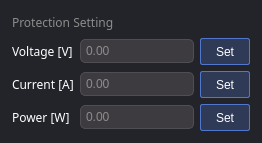
         <widget class="QFrame" name="frame_12">
          <property name="styleSheet">
           <string notr="true">QFrame{
border-radius: 8px;
background-color: rgb(35, 36, 42);
}
QPushButton{
border: 1px solid rgb(80, 118, 205);
margin: 0px;
padding: 0px;
background:rgba(80, 118, 205, 70);
border-radius: 2px;
color: rgba(255, 255, 255, 255);
}
QPushButton:hover{
  background:rgba(80, 118, 205, 200);
  color:rgba(255, 255, 255, 210);
  border-radius:2px;
}
QPushButton:pressed{
  background:rgba(80, 118, 205, 100);
}
QPushButton:disabled{
  background:rgba(100, 100, 100, 100);
  color:rgba(255, 255, 255, 100);
}
QLineEdit{
	color: rgb(140, 140, 140);
	border: 1px solid rgb(78, 78, 83);
	border-radius: 5px;
	background-color: rgb(61, 59, 64);
	padding: 3px;
}</string>
          </property>
          <property name="frameShape">
           <enum>QFrame::StyledPanel</enum>
          </property>
          <property name="frameShadow">
           <enum>QFrame::Raised</enum>
          </property>
          <layout class="QVBoxLayout" name="verticalLayout_14">
           <property name="leftMargin">
            <number>12</number>
           </property>
           <property name="topMargin">
            <number>12</number>
           </property>
           <property name="rightMargin">
            <number>12</number>
           </property>
           <property name="bottomMargin">
            <number>12</number>
           </property>
           <item>
            <widget class="QLabel" name="label_18">
             <property name="minimumSize">
              <size>
               <width>0</width>
               <height>20</height>
              </size>
             </property>
             <property name="font">
              <font>
               <family>맑은 고딕</family>
               <weight>50</weight>
               <bold>false</bold>
              </font>
             </property>
             <property name="styleSheet">
              <string notr="true">color: rgb(140, 140, 140);</string>
             </property>
             <property name="text">
              <string>Protection Setting</string>
             </property>
            </widget>
           </item>
           <item>
            <layout class="QGridLayout" name="gridLayout_5">
             <item row="0" column="0">
              <widget class="QLabel" name="label_21">
               <property name="minimumSize">
                <size>
                 <width>0</width>
                 <height>20</height>
                </size>
               </property>
               <property name="font">
                <font>
                 <family>맑은 고딕</family>
                 <weight>50</weight>
                 <bold>false</bold>
                </font>
               </property>
               <property name="styleSheet">
                <string notr="true">color: rgb(255, 255, 255);</string>
               </property>
               <property name="text">
                <string>Voltage [V]</string>
               </property>
              </widget>
             </item>
             <item row="1" column="1">
              <widget class="QLineEdit" name="lineEdit_3">
               <property name="sizePolicy">
                <sizepolicy hsizetype="Preferred" vsizetype="Fixed">
                 <horstretch>0</horstretch>
                 <verstretch>0</verstretch>
                </sizepolicy>
               </property>
               <property name="text">
                <string>0.00</string>
               </property>
              </widget>
             </item>
             <item row="1" column="0">
              <widget class="QLabel" name="label_22">
               <property name="minimumSize">
                <size>
                 <width>0</width>
                 <height>20</height>
                </size>
               </property>
               <property name="font">
                <font>
                 <family>맑은 고딕</family>
                 <weight>50</weight>
                 <bold>false</bold>
                </font>
               </property>
               <property name="styleSheet">
                <string notr="true">color: rgb(255, 255, 255);</string>
               </property>
               <property name="text">
                <string>Current [A]</string>
               </property>
              </widget>
             </item>
             <item row="1" column="2">
              <widget class="QPushButton" name="pushButton_8">
               <property name="minimumSize">
                <size>
                 <width>50</width>
                 <height>27</height>
                </size>
               </property>
               <property name="text">
                <string>Set</string>
               </property>
              </widget>
             </item>
             <item row="0" column="2">
              <widget class="QPushButton" name="pushButton_7">
               <property name="minimumSize">
                <size>
                 <width>50</width>
                 <height>27</height>
                </size>
               </property>
               <property name="text">
                <string>Set</string>
               </property>
              </widget>
             </item>
             <item row="0" column="1">
              <widget class="QLineEdit" name="lineEdit_4">
               <property name="sizePolicy">
                <sizepolicy hsizetype="Preferred" vsizetype="Fixed">
                 <horstretch>0</horstretch>
                 <verstretch>0</verstretch>
                </sizepolicy>
               </property>
               <property name="text">
                <string>0.00</string>
               </property>
              </widget>
             </item>
             <item row="2" column="0">
              <widget class="QLabel" name="label_23">
               <property name="minimumSize">
                <size>
                 <width>0</width>
                 <height>20</height>
                </size>
               </property>
               <property name="font">
                <font>
                 <family>맑은 고딕</family>
                 <weight>50</weight>
                 <bold>false</bold>
                </font>
               </property>
               <property name="styleSheet">
                <string notr="true">color: rgb(255, 255, 255);</string>
               </property>
               <property name="text">
                <string>Power [W]</string>
               </property>
              </widget>
             </item>
             <item row="2" column="1">
              <widget class="QLineEdit" name="lineEdit_5">
               <property name="sizePolicy">
                <sizepolicy hsizetype="Preferred" vsizetype="Fixed">
                 <horstretch>0</horstretch>
                 <verstretch>0</verstretch>
                </sizepolicy>
               </property>
               <property name="text">
                <string>0.00</string>
               </property>
              </widget>
             </item>
             <item row="2" column="2">
              <widget class="QPushButton" name="pushButton_9">
               <property name="minimumSize">
                <size>
                 <width>50</width>
                 <height>27</height>
                </size>
               </property>
               <property name="text">
                <string>Set</string>
               </property>
              </widget>
             </item>
            </layout>
           </item>
          </layout>
         </widget>
